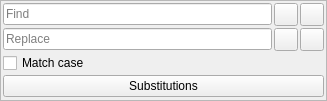
<?xml version="1.0" encoding="UTF-8"?>
<ui version="4.0">
 <class>SearchReplaceFrame</class>
 <widget class="QFrame" name="SearchReplaceFrame">
  <property name="geometry">
   <rect>
    <x>0</x>
    <y>0</y>
    <width>327</width>
    <height>101</height>
   </rect>
  </property>
  <property name="windowTitle">
   <string/>
  </property>
  <property name="frameShape">
   <enum>QFrame::Shape::StyledPanel</enum>
  </property>
  <layout class="QGridLayout" name="gridLayout">
   <property name="leftMargin">
    <number>2</number>
   </property>
   <property name="topMargin">
    <number>2</number>
   </property>
   <property name="rightMargin">
    <number>2</number>
   </property>
   <property name="bottomMargin">
    <number>2</number>
   </property>
   <property name="spacing">
    <number>2</number>
   </property>
   <item row="3" column="0" colspan="4">
    <widget class="QPushButton" name="pushButtonSubstitutions">
     <property name="text">
      <string>Substitutions</string>
     </property>
     <property name="icon">
      <iconset theme="document-edit"/>
     </property>
    </widget>
   </item>
   <item row="1" column="0" colspan="2">
    <widget class="QLineEdit" name="lineEditReplace">
     <property name="placeholderText">
      <string>Replace</string>
     </property>
    </widget>
   </item>
   <item row="1" column="3">
    <widget class="QToolButton" name="toolButtonReplaceAll">
     <property name="toolTip">
      <string>Replace all</string>
     </property>
     <property name="icon">
      <iconset theme="edit-find-replace"/>
     </property>
    </widget>
   </item>
   <item row="0" column="0" colspan="2">
    <widget class="QLineEdit" name="lineEditSearch">
     <property name="placeholderText">
      <string>Find</string>
     </property>
    </widget>
   </item>
   <item row="0" column="3">
    <widget class="QToolButton" name="toolButtonFindPrev">
     <property name="toolTip">
      <string>Find previous</string>
     </property>
     <property name="icon">
      <iconset theme="go-up"/>
     </property>
    </widget>
   </item>
   <item row="0" column="2">
    <widget class="QToolButton" name="toolButtonFindNext">
     <property name="toolTip">
      <string>Find next</string>
     </property>
     <property name="icon">
      <iconset theme="go-down"/>
     </property>
    </widget>
   </item>
   <item row="1" column="2">
    <widget class="QToolButton" name="toolButtonReplace">
     <property name="toolTip">
      <string>Replace</string>
     </property>
     <property name="icon">
      <iconset theme="edit-find-replace"/>
     </property>
    </widget>
   </item>
   <item row="2" column="0" colspan="4">
    <widget class="QCheckBox" name="checkBoxMatchCase">
     <property name="text">
      <string>Match case</string>
     </property>
    </widget>
   </item>
  </layout>
 </widget>
 <tabstops>
  <tabstop>lineEditSearch</tabstop>
  <tabstop>toolButtonFindNext</tabstop>
  <tabstop>toolButtonFindPrev</tabstop>
  <tabstop>lineEditReplace</tabstop>
  <tabstop>toolButtonReplace</tabstop>
  <tabstop>toolButtonReplaceAll</tabstop>
  <tabstop>checkBoxMatchCase</tabstop>
  <tabstop>pushButtonSubstitutions</tabstop>
 </tabstops>
 <resources/>
 <connections/>
</ui>
